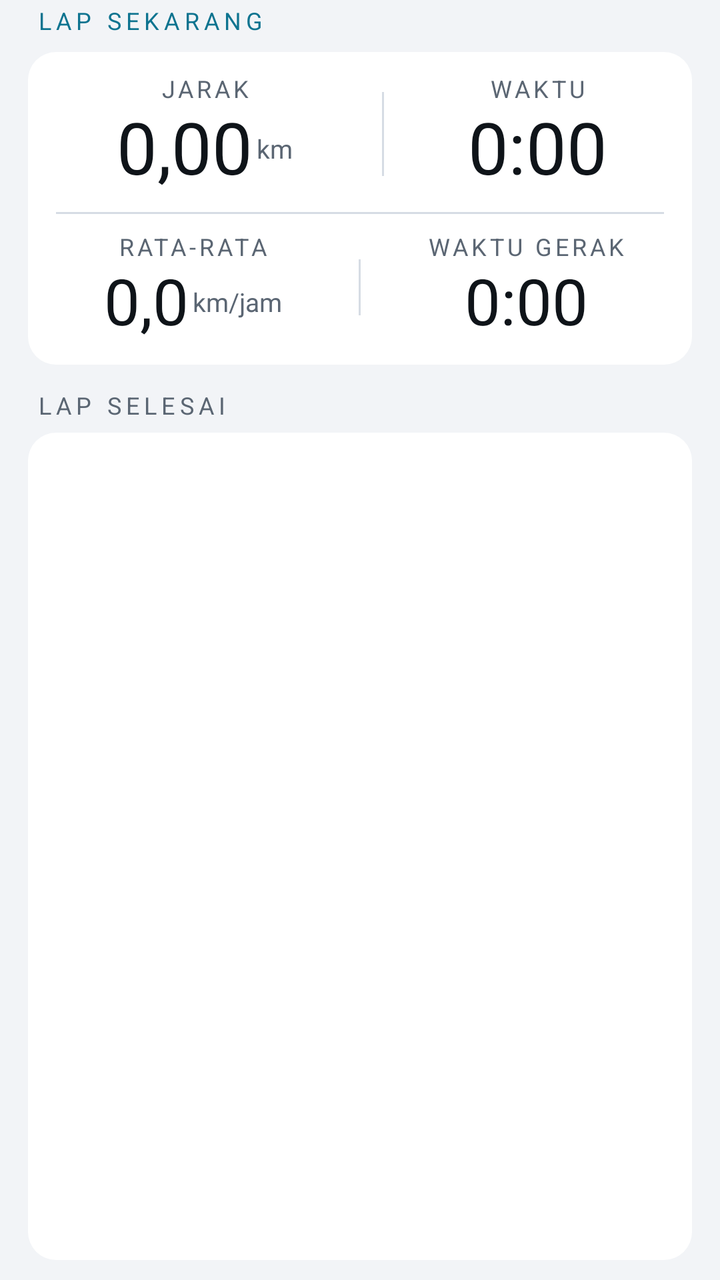
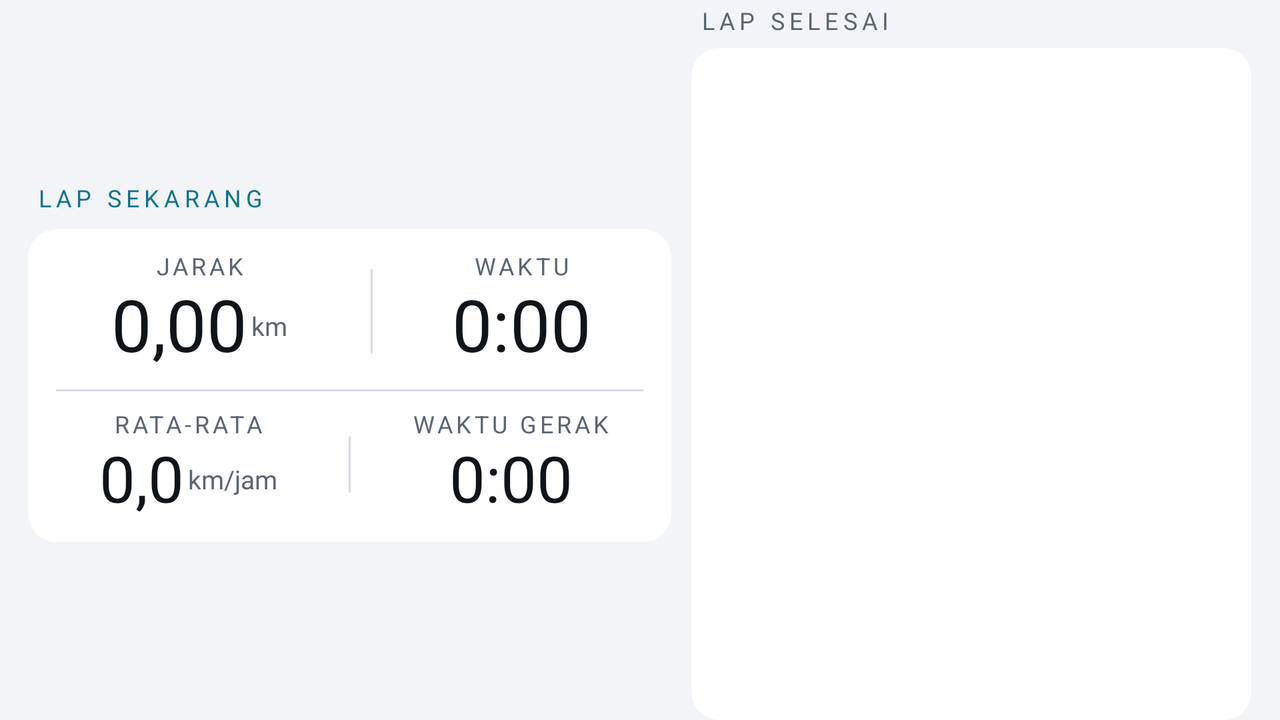

Compare how this app lays out the same screen by default and in its alternative resource folder. The renders come first, then the two layout files and the values they reference.
<!-- AndroidManifest.xml: application theme AppTheme -->
<!-- res/layout/page_lap.xml -->
<?xml version="1.0" encoding="utf-8"?>
<LinearLayout xmlns:android="http://schemas.android.com/apk/res/android"
    android:layout_width="match_parent"
    android:layout_height="match_parent"
    android:orientation="vertical"
    android:paddingLeft="@dimen/screen_edge"
    android:paddingRight="@dimen/screen_edge">

    <TextView
        android:id="@+id/tvLapTitle"
        style="@style/SectionLabelAccent"
        android:layout_width="match_parent"
        android:layout_height="wrap_content"
        android:paddingTop="@dimen/gap_snug"
        android:paddingBottom="@dimen/gap_normal"
        android:text="@string/lap_current" />

    
    <LinearLayout
        android:layout_width="match_parent"
        android:layout_height="wrap_content"
        android:background="@drawable/bg_card"
        android:orientation="vertical"
        android:paddingTop="@dimen/gap_roomy"
        android:paddingBottom="@dimen/gap_roomy">

        <LinearLayout
            android:layout_width="match_parent"
            android:layout_height="wrap_content"
            android:orientation="horizontal"
            android:baselineAligned="false">

            <LinearLayout
                android:layout_width="0dp"
                android:layout_height="wrap_content"
                android:layout_weight="1.15"
                android:gravity="center"
                android:orientation="vertical">
                <TextView style="@style/Label" android:layout_width="wrap_content"
                    android:layout_height="wrap_content" android:id="@+id/lblL0" android:text="@string/label_distance" />
                <LinearLayout
                    android:layout_width="wrap_content"
                    android:layout_height="wrap_content"
                    android:layout_marginTop="@dimen/gap_tight"
                    android:orientation="horizontal"
                    android:gravity="center_vertical"
                    android:baselineAligned="false">
                    <TextView android:id="@+id/tvLapDist" style="@style/ValueBig"
    android:layout_width="wrap_content" android:layout_height="wrap_content" android:tag="num" android:text="0,00"/>
                    <TextView android:id="@+id/unL0" style="@style/ValueUnit"
                        android:layout_width="wrap_content"
                        android:layout_height="wrap_content"
                        android:paddingLeft="@dimen/gap_tight"
                        android:text="@string/unit_km" />
                </LinearLayout>
            </LinearLayout>

            <View android:layout_width="@dimen/hairline" android:layout_height="@dimen/divider_lap"
                android:layout_gravity="center_vertical" android:background="@color/divider" />

            <LinearLayout
                android:layout_width="0dp"
                android:layout_height="wrap_content"
                android:layout_weight="1"
                android:gravity="center"
                android:orientation="vertical">
                <TextView style="@style/Label" android:layout_width="wrap_content"
                    android:layout_height="wrap_content" android:id="@+id/lblL1" android:text="@string/label_lap_time" />
                <TextView android:id="@+id/tvLapTime" style="@style/ValueBig"
                    android:layout_width="wrap_content" android:layout_height="wrap_content"
                    android:layout_marginTop="@dimen/gap_tight" android:tag="num" android:text="0:00" />
                    <TextView android:id="@+id/unL1" style="@style/ValueUnit"
                        android:layout_width="wrap_content"
                        android:layout_height="wrap_content"
                        android:paddingLeft="@dimen/gap_tight"
                        android:visibility="gone" />
            </LinearLayout>
        </LinearLayout>

        <View android:layout_width="match_parent" android:layout_height="@dimen/hairline"
            android:layout_marginLeft="@dimen/screen_edge" android:layout_marginRight="@dimen/screen_edge"
            android:layout_marginTop="@dimen/gap_loose" android:layout_marginBottom="@dimen/gap_loose"
            android:background="@color/divider" />

        <LinearLayout
            android:layout_width="match_parent"
            android:layout_height="wrap_content"
            android:orientation="horizontal"
            android:baselineAligned="false">

            <LinearLayout
                android:layout_width="0dp"
                android:layout_height="wrap_content"
                android:layout_weight="1"
                android:gravity="center"
                android:orientation="vertical">
                <TextView style="@style/Label" android:layout_width="wrap_content"
                    android:layout_height="wrap_content" android:id="@+id/lblL2" android:text="@string/label_lap_avg" />
                <LinearLayout
                    android:layout_width="wrap_content"
                    android:layout_height="wrap_content"
                    android:layout_marginTop="@dimen/gap_tight"
                    android:orientation="horizontal"
                    android:gravity="center_vertical"
                    android:baselineAligned="false">
                    <TextView android:id="@+id/tvLapAvg" style="@style/ValueSmall"
    android:layout_width="wrap_content" android:layout_height="wrap_content" android:tag="num" android:text="0,0"/>
                    <TextView android:id="@+id/unL2" style="@style/ValueUnit"
                        android:layout_width="wrap_content"
                        android:layout_height="wrap_content"
                        android:paddingLeft="@dimen/gap_tight"
                        android:text="@string/unit_speed" />
                </LinearLayout>
            </LinearLayout>

            <View android:layout_width="@dimen/hairline" android:layout_height="@dimen/divider_lap_small"
                android:layout_gravity="center_vertical" android:background="@color/divider" />

            <LinearLayout
                android:layout_width="0dp"
                android:layout_height="wrap_content"
                android:layout_weight="1"
                android:gravity="center"
                android:orientation="vertical">
                <TextView style="@style/Label" android:layout_width="wrap_content"
                    android:layout_height="wrap_content" android:id="@+id/lblL3" android:text="@string/label_lap_moving" />
                <TextView android:id="@+id/tvLapMoving" style="@style/ValueSmall"
                    android:layout_width="wrap_content" android:layout_height="wrap_content"
                    android:layout_marginTop="@dimen/gap_tight" android:tag="num" android:text="0:00" />
                    <TextView android:id="@+id/unL3" style="@style/ValueUnit"
                        android:layout_width="wrap_content"
                        android:layout_height="wrap_content"
                        android:paddingLeft="@dimen/gap_tight"
                        android:visibility="gone" />
            </LinearLayout>
        </LinearLayout>
    </LinearLayout>

    <TextView
        style="@style/SectionLabel"
        android:layout_width="match_parent"
        android:layout_height="wrap_content"
        android:paddingTop="@dimen/screen_edge"
        android:paddingBottom="@dimen/gap_cozy"
        android:text="@string/lap_done" />

    
    <LinearLayout
        android:id="@+id/lapCard"
        android:layout_width="match_parent"
        android:layout_height="0dp"
        android:layout_weight="1"
        android:layout_marginBottom="@dimen/gap_loose"
        android:background="@drawable/bg_card"
        android:orientation="vertical">

        <ListView
            android:id="@+id/lapList"
            android:layout_width="match_parent"
            android:layout_height="match_parent"
            android:divider="@color/divider"
            android:dividerHeight="1dp"
            android:paddingLeft="@dimen/screen_edge"
            android:paddingRight="@dimen/screen_edge" />

        
        <TextView
            android:id="@+id/lapEmpty"
            style="@style/EmptyText"
            android:layout_width="match_parent"
            android:layout_height="match_parent"
            android:gravity="center"
            android:padding="@dimen/gap_wide"
            android:text="@string/lap_none"
            android:visibility="gone" />
    </LinearLayout>
</LinearLayout>
<!-- resources referenced by this layout -->
<resources>
  <color name="divider">#D6DCE4</color>
  <dimen name="divider_lap">42dp</dimen>
  <dimen name="divider_lap_small">28dp</dimen>
  <dimen name="gap_cozy">6dp</dimen>
  <dimen name="gap_loose">10dp</dimen>
  <dimen name="gap_normal">8dp</dimen>
  <dimen name="gap_roomy">12dp</dimen>
  <dimen name="gap_snug">4dp</dimen>
  <dimen name="gap_tight">2dp</dimen>
  <dimen name="gap_wide">16dp</dimen>
  <dimen name="hairline">1dp</dimen>
  <dimen name="screen_edge">14dp</dimen>
  <!-- drawable bg_card (drawable) -->
  <shape xmlns:android="http://schemas.android.com/apk/res/android" android:shape="rectangle">
      <solid android:color="@color/card" />
      <corners android:radius="@dimen/radius_card" />
  </shape>
  <string name="label_distance">JARAK</string>
  <string name="label_lap_avg">RATA-RATA</string>
  <string name="label_lap_moving">WAKTU GERAK</string>
  <string name="label_lap_time">WAKTU</string>
  <string name="lap_current">LAP SEKARANG</string>
  <string name="lap_done">LAP SELESAI</string>
  <string name="lap_none">Belum ada lap. Tekan LAP untuk menandai.</string>
  <string name="unit_km">km</string>
  <string name="unit_speed">km/jam</string>
  <style name="EmptyText">
          <item name="android:textSize">@dimen/text_body_s</item>
          <item name="android:textColor">@color/label</item>
          <item name="android:includeFontPadding">false</item>
      </style>
  <style name="Label">
          <item name="android:textSize">@dimen/text_label</item>
          <item name="android:textColor">@color/label</item>
          <item name="android:letterSpacing">0.14</item>
          <item name="android:gravity">center</item>
          <item name="android:includeFontPadding">false</item>
      </style>
  <style name="SectionLabel">
          <item name="android:textSize">@dimen/text_label</item>
          <item name="android:textColor">@color/label</item>
          <item name="android:letterSpacing">0.2</item>
          <item name="android:paddingLeft">@dimen/gap_snug</item>
          <item name="android:includeFontPadding">false</item>
      </style>
  <style name="SectionLabelAccent" parent="SectionLabel">
          <item name="android:textColor">@color/accent</item>
      </style>
  <style name="ValueBig">
          <item name="android:textSize">@dimen/text_value_l</item>
          <item name="android:textColor">@color/value</item>
          <item name="android:gravity">center</item>
          <item name="android:includeFontPadding">false</item>
      </style>
  <style name="ValueSmall">
          <item name="android:textSize">@dimen/text_value_s</item>
          <item name="android:textColor">@color/value</item>
          <item name="android:gravity">center</item>
          <item name="android:includeFontPadding">false</item>
      </style>
  <style name="ValueUnit">
          <item name="android:textSize">@dimen/text_caption</item>
          <item name="android:textColor">@color/label</item>
          <item name="android:includeFontPadding">false</item>
          <item name="android:maxLines">1</item>
      </style>
  <color name="card">#FFFFFF</color>
  <dimen name="radius_card">14dp</dimen>
  <dimen name="text_body_s">13sp</dimen>
  <color name="label">#5B6673</color>
  <dimen name="text_label">12sp</dimen>
  <color name="accent">#0E7490</color>
  <dimen name="text_value_l">36sp</dimen>
  <color name="value">#0F1419</color>
  <dimen name="text_value_s">32sp</dimen>
  <dimen name="text_caption">13sp</dimen>
  <color name="bg">#F2F4F7</color>
  <color name="dot_off">#7C8899</color>
  <color name="accent_soft">#CFF6FE</color>
  <color name="card2">#E9EEF4</color>
  <!-- some entries are left out for length -->
</resources>
<!-- res/layout-land/page_lap.xml (the repository's variant of the layout above) -->
<!-- drawn on the phone turned sideways -->
<?xml version="1.0" encoding="utf-8"?>
<LinearLayout xmlns:android="http://schemas.android.com/apk/res/android"
    android:layout_width="match_parent"
    android:layout_height="match_parent"
    android:orientation="vertical"
    android:paddingLeft="@dimen/screen_edge"
    android:paddingRight="@dimen/screen_edge">

    <LinearLayout
        android:layout_width="match_parent"
        android:layout_height="0dp"
        android:layout_weight="1"
        android:orientation="horizontal"
        android:baselineAligned="false">

        
        <LinearLayout
            android:layout_width="0dp"
            android:layout_height="match_parent"
            android:layout_weight="1.15"
            android:gravity="center_vertical"
            android:orientation="vertical">

            <TextView
                android:id="@+id/tvLapTitle"
                style="@style/SectionLabelAccent"
                android:layout_width="match_parent"
                android:layout_height="wrap_content"
                android:paddingTop="@dimen/gap_snug"
                android:paddingBottom="@dimen/gap_normal"
                android:text="@string/lap_current" />

            <LinearLayout
                android:layout_width="match_parent"
                android:layout_height="wrap_content"
                android:background="@drawable/bg_card"
                android:orientation="vertical"
                android:paddingTop="@dimen/gap_roomy"
                android:paddingBottom="@dimen/gap_roomy">

                <LinearLayout
                    android:layout_width="match_parent"
                    android:layout_height="wrap_content"
                    android:orientation="horizontal"
                    android:baselineAligned="false">

                    <LinearLayout
                        android:layout_width="0dp"
                        android:layout_height="wrap_content"
                        android:layout_weight="1.15"
                        android:gravity="center"
                        android:orientation="vertical">
                        <TextView style="@style/Label" android:layout_width="wrap_content"
                            android:layout_height="wrap_content" android:id="@+id/lblL0" android:text="@string/label_distance" />
                        <LinearLayout
                            android:layout_width="wrap_content"
                            android:layout_height="wrap_content"
                            android:layout_marginTop="@dimen/gap_tight"
                            android:orientation="horizontal"
                            android:gravity="center_vertical"
                            android:baselineAligned="false">
                            <TextView android:id="@+id/tvLapDist" style="@style/ValueBig"
                                android:layout_width="wrap_content" android:layout_height="wrap_content" android:tag="num" android:text="0,00"/>
                            <TextView android:id="@+id/unL0" style="@style/ValueUnit"
                                android:layout_width="wrap_content"
                                android:layout_height="wrap_content"
                                android:paddingLeft="@dimen/gap_tight"
                                android:text="@string/unit_km" />
                        </LinearLayout>
                    </LinearLayout>

                    <View android:layout_width="@dimen/hairline" android:layout_height="@dimen/divider_lap"
                        android:layout_gravity="center_vertical" android:background="@color/divider" />

                    <LinearLayout
                        android:layout_width="0dp"
                        android:layout_height="wrap_content"
                        android:layout_weight="1"
                        android:gravity="center"
                        android:orientation="vertical">
                        <TextView style="@style/Label" android:layout_width="wrap_content"
                            android:layout_height="wrap_content" android:id="@+id/lblL1" android:text="@string/label_lap_time" />
                        <TextView android:id="@+id/tvLapTime" style="@style/ValueBig"
                            android:layout_width="wrap_content" android:layout_height="wrap_content"
                            android:layout_marginTop="@dimen/gap_tight" android:tag="num" android:text="0:00" />
                <TextView android:id="@+id/unL1" style="@style/ValueUnit"
                    android:layout_width="wrap_content"
                    android:layout_height="wrap_content"
                    android:paddingLeft="@dimen/gap_tight"
                    android:visibility="gone" />
                    </LinearLayout>
                </LinearLayout>

                <View android:layout_width="match_parent" android:layout_height="@dimen/hairline"
                    android:layout_marginLeft="@dimen/screen_edge" android:layout_marginRight="@dimen/screen_edge"
                    android:layout_marginTop="@dimen/gap_loose" android:layout_marginBottom="@dimen/gap_loose"
                    android:background="@color/divider" />

                <LinearLayout
                    android:layout_width="match_parent"
                    android:layout_height="wrap_content"
                    android:orientation="horizontal"
                    android:baselineAligned="false">

                    <LinearLayout
                        android:layout_width="0dp"
                        android:layout_height="wrap_content"
                        android:layout_weight="1"
                        android:gravity="center"
                        android:orientation="vertical">
                        <TextView style="@style/Label" android:layout_width="wrap_content"
                            android:layout_height="wrap_content" android:id="@+id/lblL2" android:text="@string/label_lap_avg" />
                        <LinearLayout
                            android:layout_width="wrap_content"
                            android:layout_height="wrap_content"
                            android:layout_marginTop="@dimen/gap_tight"
                            android:orientation="horizontal"
                            android:gravity="center_vertical"
                            android:baselineAligned="false">
                            <TextView android:id="@+id/tvLapAvg" style="@style/ValueSmall"
                                android:layout_width="wrap_content" android:layout_height="wrap_content" android:tag="num" android:text="0,0"/>
                            <TextView android:id="@+id/unL2" style="@style/ValueUnit"
                                android:layout_width="wrap_content"
                                android:layout_height="wrap_content"
                                android:paddingLeft="@dimen/gap_tight"
                                android:text="@string/unit_speed" />
                        </LinearLayout>
                    </LinearLayout>

                    <View android:layout_width="@dimen/hairline" android:layout_height="@dimen/divider_lap_small"
                        android:layout_gravity="center_vertical" android:background="@color/divider" />

                    <LinearLayout
                        android:layout_width="0dp"
                        android:layout_height="wrap_content"
                        android:layout_weight="1"
                        android:gravity="center"
                        android:orientation="vertical">
                        <TextView style="@style/Label" android:layout_width="wrap_content"
                            android:layout_height="wrap_content" android:id="@+id/lblL3" android:text="@string/label_lap_moving" />
                        <TextView android:id="@+id/tvLapMoving" style="@style/ValueSmall"
                            android:layout_width="wrap_content" android:layout_height="wrap_content"
                            android:layout_marginTop="@dimen/gap_tight" android:tag="num" android:text="0:00" />
                <TextView android:id="@+id/unL3" style="@style/ValueUnit"
                    android:layout_width="wrap_content"
                    android:layout_height="wrap_content"
                    android:paddingLeft="@dimen/gap_tight"
                    android:visibility="gone" />
                    </LinearLayout>
                </LinearLayout>
            </LinearLayout>
        </LinearLayout>

        
        <LinearLayout
            android:layout_width="0dp"
            android:layout_height="match_parent"
            android:layout_weight="1"
            android:layout_marginLeft="@dimen/gap_loose"
            android:orientation="vertical">

            <TextView
                style="@style/SectionLabel"
                android:layout_width="match_parent"
                android:layout_height="wrap_content"
                android:paddingTop="@dimen/gap_snug"
                android:paddingBottom="@dimen/gap_cozy"
                android:text="@string/lap_done" />

            
            <LinearLayout
                android:id="@+id/lapCard"
                android:layout_width="match_parent"
                android:layout_height="0dp"
                android:layout_weight="1"
                android:background="@drawable/bg_card"
                android:orientation="vertical">

                <ListView
                    android:id="@+id/lapList"
                    android:layout_width="match_parent"
                    android:layout_height="match_parent"
                    android:divider="@color/divider"
                    android:dividerHeight="1dp"
                    android:paddingLeft="@dimen/screen_edge"
                    android:paddingRight="@dimen/screen_edge" />

                
                <TextView
                    android:id="@+id/lapEmpty"
                    style="@style/EmptyText"
                    android:layout_width="match_parent"
                    android:layout_height="match_parent"
                    android:gravity="center"
                    android:padding="@dimen/gap_wide"
                    android:text="@string/lap_none"
                    android:visibility="gone" />
            </LinearLayout>
        </LinearLayout>
    </LinearLayout>
</LinearLayout>
